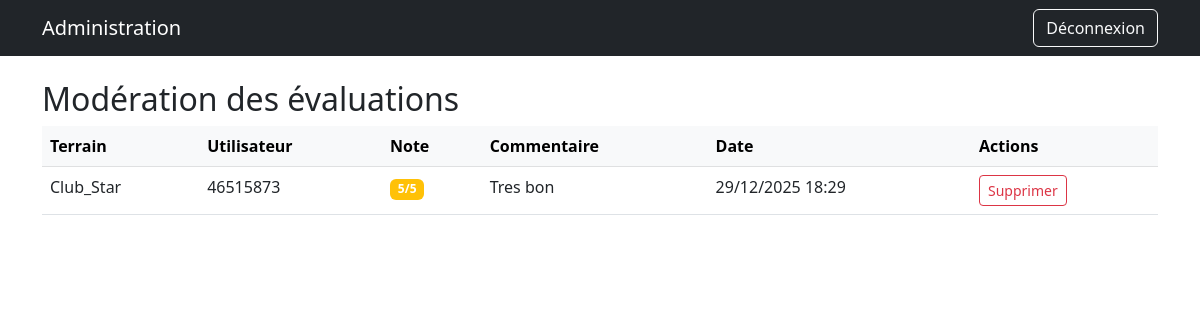
The page /admin-panel/evaluations/ (signed in) on the database its author committed.
### terrains/models.py (models this page shows, shortened)
class Evaluation(models.Model):
    terrain = models.ForeignKey(Terrain, related_name='evaluations', on_delete=models.CASCADE)
    utilisateur = models.ForeignKey(
        User,
        on_delete=models.CASCADE,
        limit_choices_to={'type_utilisateur': User.Type.STANDARD}
    )
    note = models.PositiveSmallIntegerField()  # 1 à 5
    commentaire = models.TextField(blank=True)
    date_creation = models.DateTimeField(auto_now_add=True)

class Terrain(models.Model):
    nom = models.CharField(max_length=100)
    adresse = models.CharField(max_length=255)
    latitude = models.DecimalField(max_digits=9, decimal_places=6)
    longitude = models.DecimalField(max_digits=9, decimal_places=6)
    proprietaire = models.ForeignKey(
        User,
        on_delete=models.CASCADE,
        limit_choices_to={'type_utilisateur': User.Type.PROPRIETAIRE}
    )
    image_url = models.URLField(blank=True)
    note_moyenne = models.FloatField(default=0.0)
    valide = models.BooleanField(default=False, verbose_name="Validé par l'admin")
    date_validation = models.DateTimeField(null=True, blank=True)

### accounts/models.py (models this page shows, shortened)
class User(AbstractUser):
    class Type(models.TextChoices):
        ADMIN = "ADMIN", "Administrateur"
        PROPRIETAIRE = "PROPRIETAIRE", "Propriétaire de terrain"
        STANDARD = "STANDARD", "Utilisateur standard"
    username = None  # 🔥 supprimé
    telephone = models.CharField(max_length=15, unique=True)
    type_utilisateur = models.CharField(
        max_length=20,
        choices=Type.choices,
        default=Type.STANDARD
    )
    USERNAME_FIELD = 'telephone'
    REQUIRED_FIELDS = ['first_name', 'last_name']
    objects = UserManager()  # 🔥 OBLIGATOIRE

### admin_custom/views.py (the view)
# urls.py: path('evaluations/', views.evaluation_list, name='evaluation_list'),
@login_required
def evaluation_list(request):
    evaluations = Evaluation.objects.select_related('terrain', 'utilisateur').order_by('-date_creation')
    return render(request, 'admin_custom/evaluation_list.html', {
        'evaluations': evaluations
    })

### admin_custom/templates/admin_custom/evaluation_list.html (shortened to what this page needs)
{% extends 'admin_custom/base.html' %}
{% block content %}
<h2>Modération des évaluations</h2>
{% if evaluations %}
  <div class="table-responsive">
    <table class="table table-hover">
      <thead class="table-light">
        <tr>
          <th>Terrain</th>
          <th>Utilisateur</th>
          <th>Note</th>
          <th>Commentaire</th>
          <th>Date</th>
          <th>Actions</th>
        </tr>
      </thead>
      <tbody>
        {% for e in evaluations %}
          <tr>
            <td>{{ e.terrain.nom }}</td>
            <td>{{ e.utilisateur.telephone }}</td>
            <td>
              <span class="badge bg-warning">{{ e.note }}/5</span>
            </td>
            <td>{{ e.commentaire|truncatewords:10|default:"—"}}</td>
            <td>{{ e.date_creation|date:"d/m/Y H:i" }}</td>
            <td>
              <form method="post" action="{% url 'admin_custom:evaluation_delete' e.id %}" style="display:inline;">
                <button type="submit" class="btn btn-sm btn-outline-danger"
                        onclick="return confirm('Supprimer cette évaluation ?')">
                  Supprimer
                </button>
              </form>
            </td>
          </tr>
        {% endfor %}
      </tbody>
    </table>
  </div>
{% else %}
  <div class="alert alert-info">Aucune évaluation.</div>
{% endif %}
{% endblock %}

### rows shown on the page
Evaluation: terrain.nom "Club_Star", utilisateur.telephone "46515873", note "5", commentaire "Tres bon", date_creation "29/12/2025 18:29"
